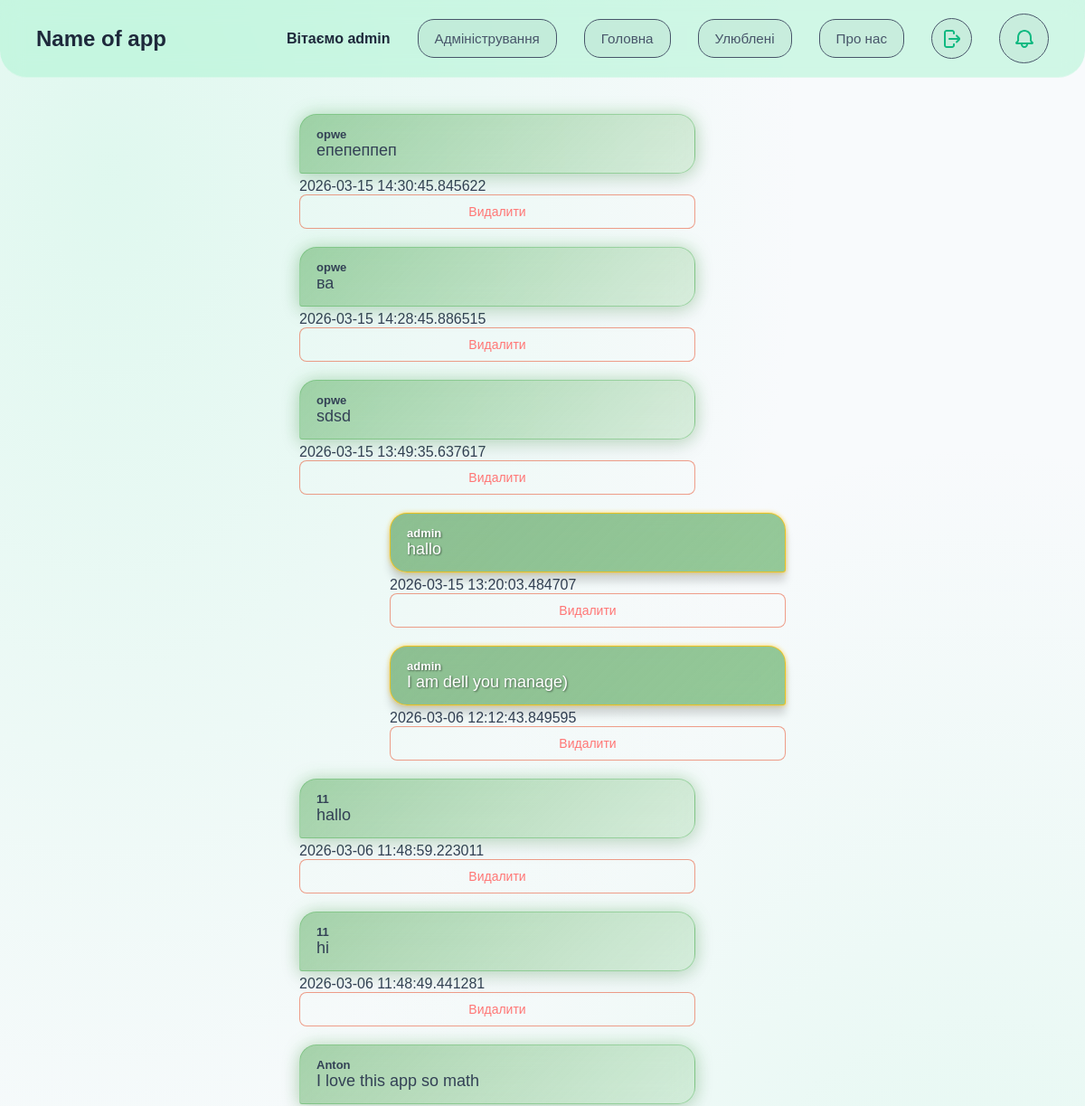
Page /forum (signed in, upper part) on the earlier database version.
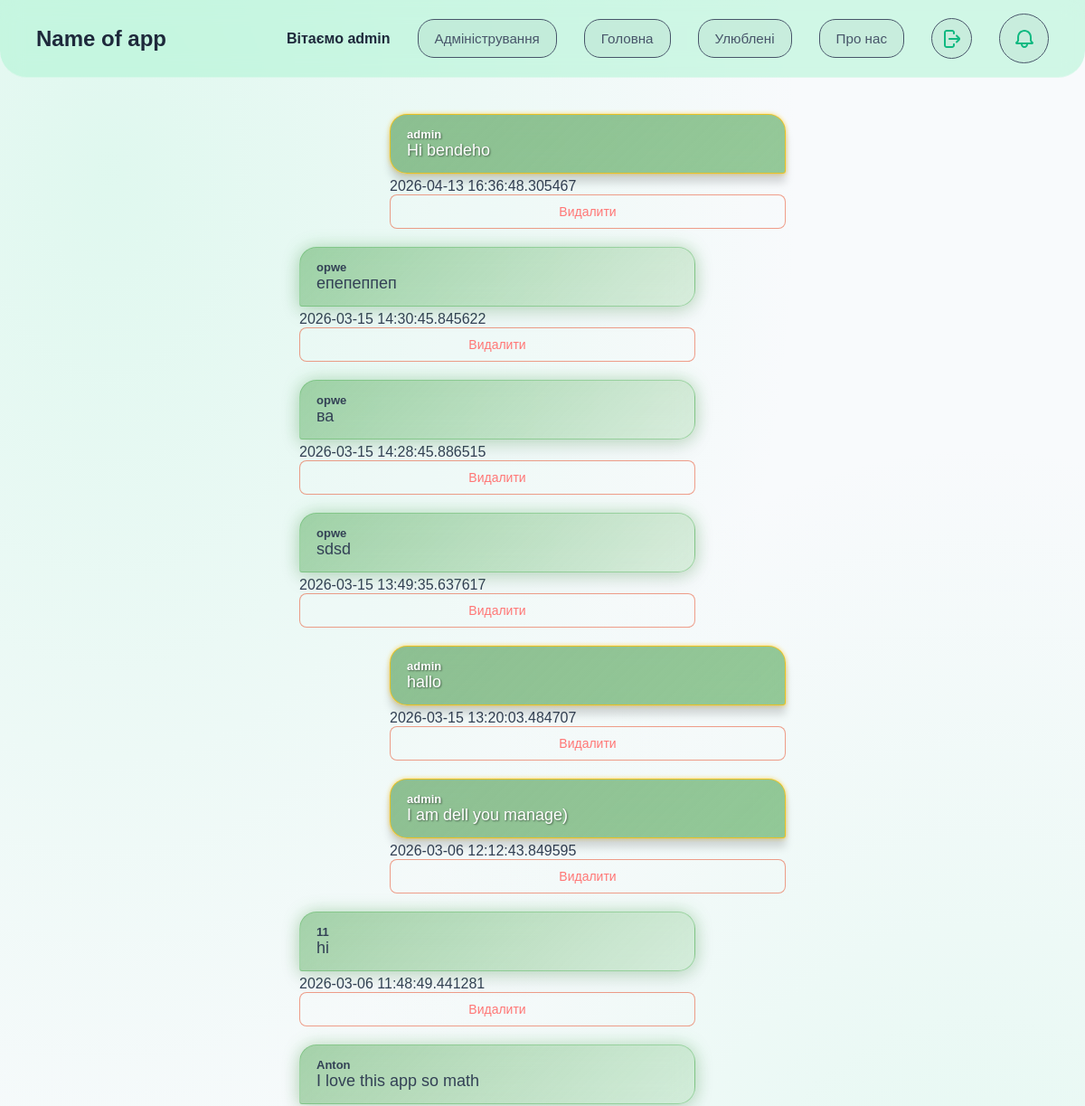
Same page on the later database version.
### DB.py (models this page shows)
class Forum(db.Model):
    id = db.Column(db.Integer, primary_key=True)
    userID = db.Column(db.Integer, db.ForeignKey('user.id'), nullable=False)
    username = db.Column(db.String(150), nullable=False)
    comment = db.Column(db.Text, nullable=False)
    date = db.Column(db.DateTime, nullable=False)
    isAdmin = db.Column(db.Boolean, default=False)

### app.py (the view)
@app.route('/forum', methods=['GET', 'POST'])
@login_required
def forum():
    if request.method == 'POST':
        comment = request.form['comment']
        new_comment = Forum(username=current_user.username, comment=comment, userID=current_user.id, date=datetime.utcnow(), isAdmin=current_user.isAdmin)
        db.session.add(new_comment)
        db.session.commit()
        return redirect('/forum')
    all_comments = Forum.query.order_by(Forum.date.desc()).all()
    commitDb = Comits.query.order_by(Comits.date.desc()).limit(5).all()
    return render_template('forum.html', comments=all_comments, comits=commitDb)

### app.py (called while the page is built)
@login_manager.user_loader
def load_user(user_id):
    return User.query.get(int(user_id))

### templates/forum.html (shortened to what this page needs)
<!DOCTYPE html>
<html lang="en">
<head>
    <link rel="stylesheet" href="{{ url_for('static', filename='styles/commit.css') }}">
    <link rel="stylesheet" href="{{ url_for('static', filename='styles/forum-style.css') }}">
    <link rel="stylesheet" href="{{ url_for('static', filename='styles/btn-style.css') }}">
    <link rel="stylesheet" href="{{ url_for('static', filename='styles/user-favorite-style.css') }}">
</head>
<body>
    <header>
        <h1>Name of app</h1>
        <div class="header-btn">
            {% if current_user.is_authenticated %}
                <span class="welcome-text">Вітаємо {{ current_user.username }}</span>
                {% if current_user.isAdmin %}
                    <a href="{{ url_for('admin') }}"><button>Адміністрування</button></a>
                {% endif %}
                <a href="{{ url_for('main') }}"><button>Головна</button></a>
                <a href="{{ url_for('favorite') }}"><button>Улюблені</button></a>
                <a href="{{ url_for('about_ass') }}"><button>Про нас</button></a>
                <a href="{{ url_for('logout') }}" class="logout-btn">
                </a>
                <button id="open-commit" class="logout-btn" style="width: 55px; height: 55px;">
                </button>
            {% else %}
                <a href="{{ url_for('login') }}"><button>Увійти</button></a>
                <a href="{{ url_for('register') }}"><button>Зареєструватись</button></a>
            {% endif %}
        </div>
    </header>
    <main style="margin-bottom: 100px;">
        {% for comment in comments %}
            {% if comment.userID == current_user.id %}
                <div class="my-message">
                    <div class="{% if comment.isAdmin %}message-admin{% else %}message-user{% endif %} right-masage">
                        <p class="user-name">{{ comment.username }}</p>
                        <p class="massage">{{ comment.comment }}</p>
                    </div>
                    <span class="message-date">{{ comment.date }}</span>
                    {% if current_user.isAdmin %}
                        <form action="{{ url_for('delete_forum_comment', id=comment.id) }}" method="POST">
                            <button class="action-btn delete-btn" type="submit">Видалити</button>
                        </form>
                    {% endif %}
                </div>
            {% else %}
                <div class="not-my-message">
                    <div class="{% if comment.isAdmin %}message-admin{% else %}message-user{% endif %}">
                        <p class="user-name">{{ comment.username }}</p>
                        <p class="massage">{{ comment.comment }}</p>
                    </div>
                    <span class="message-date">{{ comment.date }}</span>
                    {% if current_user.isAdmin %}
                        <form action="{{ url_for('delete_forum_comment', id=comment.id) }}" method="POST">
                            <button class="action-btn delete-btn" type="submit">Видалити</button>
                        </form>
                    {% endif %}
                </div>
            {% endif %}
        {% endfor %}
    </main>
</body>
</html>

Differences in the rows shown:
removed Forum: username "11", comment "hallo", date "2026-03-06 11:48:59.223011"
added Forum: username "admin", comment "Hi bendeho", date "2026-04-13 16:36:48.305467"
